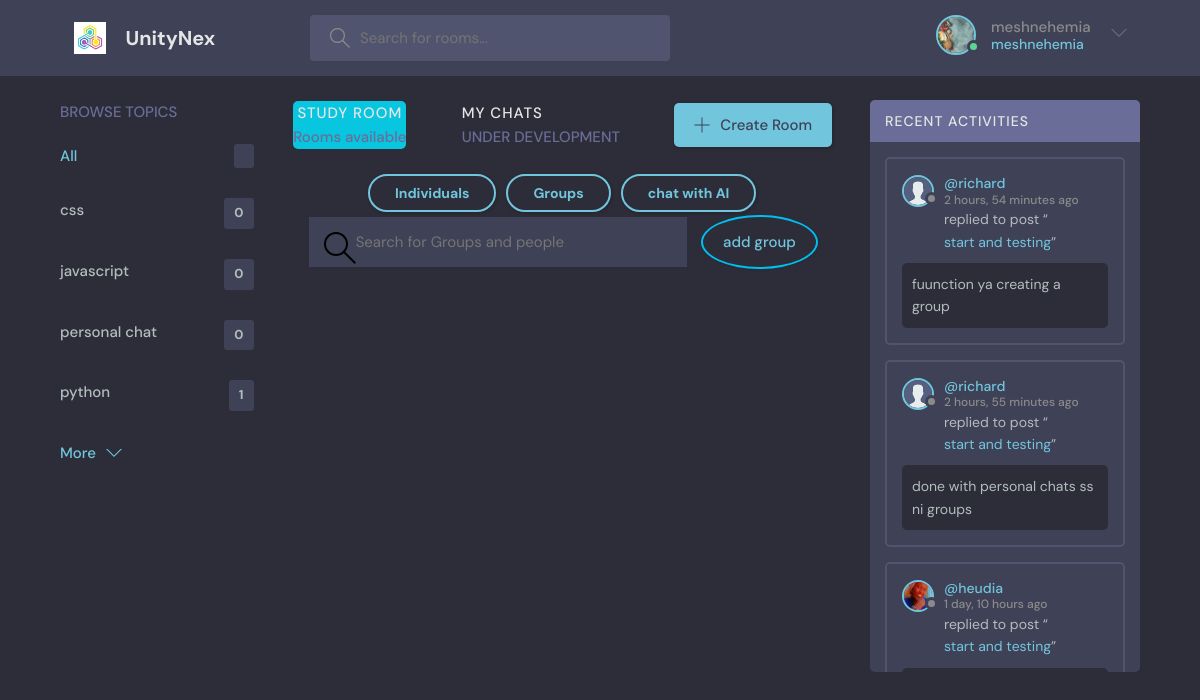
Page /mychats/individual/ (signed in) on the committed database.
### socialmedia/models.py (models this page shows, shortened)
class User(AbstractUser):
    name = models.CharField(max_length=200, null=True)
    email = models.EmailField(unique=True, null=True)
    bio = models.TextField(null=True)
    avator = models.ImageField(null=True, upload_to='profile/', default="profile/avatar.svg")
    USERNAME_FIELD = 'email'
    REQUIRED_FIELDS = []

class Topic(models.Model):
    name = models.CharField(max_length=200)

class Message(models.Model):
    user = models.ForeignKey(User, on_delete=models.CASCADE)
    room = models.ForeignKey(Room, on_delete=models.CASCADE)
    body = models.TextField()
    updated = models.DateTimeField(auto_now=True)
    created = models.DateTimeField(auto_now_add=True)
    class Meta:
        ordering = ['-updated', '-created']

class Room(models.Model):
    host = models.ForeignKey(User, on_delete=models.SET_NULL, null=True)
    topic = models.ForeignKey(Topic, on_delete=models.SET_NULL, null=True)
    name = models.CharField(max_length=200)
    description = models.TextField(null=True, blank=True)
    participants = models.ManyToManyField(User, related_name='participants', blank=True)
    updated = models.DateTimeField(auto_now=True)
    created = models.DateTimeField(auto_now_add=True)
    class Meta:
        ordering = ['-updated', '-created']

### socialmedia/views.py (the view, shortened to what this page needs)
# urls.py: path('mychats/<str:type>/', views.Mychats, name='mychats'),
@login_required(login_url='login')
@csrf_exempt
def Mychats(request, type):
    q = request.GET.get('q') if request.GET.get('q') != None else ''
    rooms = Room.objects.filter(
        Q(topic__name__icontains=q) |
        Q(name__icontains=q) |
        Q(description__icontains=q)
    )
    topics = Topic.objects.all()[0:5]
    room_count = rooms.count()
    room_messages = Message.objects.filter(Q(room__topic__name__icontains=q))
    if type == 'individual':
        mychats = PersonalChat.objects.filter(Q(sender=request.user) | Q(receiver=request.user)).distinct().order_by(
            '-time')
        mychat = [
            {
                'sendername': i.sender.username,
                'senderid': i.sender.id,
                'receiver': i.receiver.username,
                'receiverid': i.receiver.id,
                'sendericon': i.sender.avator.url,
                'message': i.message,
                'receivericon': i.sender.avator.url,
                'time': timesince(i.time)
            } for i in mychats
        ]
    context = {'rooms': rooms, 'mychats': mychat, 'topics': topics, 'group_participants': room_count,
               "room_messages": room_messages, 'type': type}
    return render(request, 'socialmedia/mychats.html', context)

### socialmedia/templates/socialmedia/mychats.html (shortened to what this page needs)
{% extends 'main.html' %}
{% load static %}
{% block content %}
    <main class="layout layout--3">
        <div class="container">
            {% include 'socialmedia/topics_component.html' %}
            <div class="roomList" style="position: relative">
                <div class="roomList__header">
                    <a href="{% url 'home' %}"
                       style="background-color: #08c6e0; border-radius: 5px; margin: 1px; text-align: center">
                        <h2>Study Room</h2>
                        <p>{{ room_count }} Rooms available</p>
                    </a>
                    <div>
                        <h2>My Chats</h2>
                        <p>UNDER DEVELOPMENT</p>
                    </div>
                    <a class="btn btn--main" href="{% url 'create-room' %}">
                        <svg version="1.1" xmlns="http://www.w3.org/2000/svg" width="32" height="32"
                             viewBox="0 0 32 32">
                            <title>add</title>
                            <path
                                    d="M16.943 0.943h-1.885v14.115h-14.115v1.885h14.115v14.115h1.885v-14.115h14.115v-1.885h-14.115v-14.115z"
                            ></path>
                        </svg>
                        Create Room
                    </a>
                </div>
                <div style="margin-bottom: 5px">
                    <div class="mobile-menuItems">
                        <a class="btn btn--main btn--pill" href="{% url 'mychats' 'individual' %}">Individuals</a>
                        <a class="btn btn--main btn--pill" href="{% url 'mychats' 'group' %}">Groups</a>
                        <a href="{% url 'chatbot' %}" class="btn btn--main btn--pill">chat with AI</a>
                    </div>
                </div>
                <div class="d-flex" style="display: flex; justify-content: space-evenly; margin-bottom: 2px">
                    <form class="header header1" method="POST" action="">
                        <label>
                        </label>
                        <div class="search-container ">
                            <input placeholder="Search for Groups and people" name="search" id="searchInput"
                                   autocomplete="off">
                        </div>
                    </form>
                    <a href="{% url 'creategroup' %}" class="btn rounded-1" style="outline:2px solid #00BFF0; border-radius: 50%">add group</a>
                </div>
                <div class="checking">
                </div>
            </div>
            {% include 'socialmedia/activity_component.html' %}
        </div>
    </main>
{% endblock content %}

### templates/navbar.html (shortened to what this page needs)
{% load static %}
<header class="header header--loggedIn">
    <div class="container">
        <a href="{% url 'home' %}" class="header__logo">
            <img src="{% static 'images/icons/logo.png' %}"/>
            <h1>UnityNex</h1>
        </a>
        <form class="header__search" action="{% url 'home' %}" method="get">
            <label>
                <input type="text" name="q" placeholder="Search for rooms..."/>
            </label>
        </form>
        <nav class="header__menu">
            {% if request.user.is_authenticated %}
                <div class="header__user">
                    <a href="{% url 'user-profile' request.user.id %}">
                        <div class="avatar avatar--medium active">
                            <img src="{{ request.user.avator.url }}"/>
                        </div>
                        <p>{{ request.user.username }} <span>{{ request.user.username }}</span></p>
                    </a>
                    <button class="dropdown-button">
                        <svg version="1.1" xmlns="http://www.w3.org/2000/svg" width="32" height="32"
                             viewBox="0 0 32 32">
                            <title>chevron-down</title>
                            <path d="M16 21l-13-13h-3l16 16 16-16h-3l-13 13z"></path>
                        </svg>
                    </button>
                </div>
            {% else %}
                <a href="{% url 'login' %}">
                    <img src="{% static 'images/profilesImages/avatar.svg' %}"/>
                    <p>Login</p>
                </a>
            {% endif %}
        </nav>
    </div>
</header>

### socialmedia/templates/socialmedia/topics_component.html
<div class="topics">
    <div class="topics__header">
        <h2>Browse Topics</h2>
    </div>
    <ul class="topics__list">
        <li>
            <a href="{% url 'home' %}" class="active">All <span>{{ topic.count }}</span></a>
        </li>
        {% for topic in topics %}
            <li>
                <a href="{% url 'home' %}?q={{ topic.name }}">{{ topic.name }}
                    <span>{{ topic.room_set.all.count }}</span></a>
            </li>
        {% endfor %}
    </ul>
    <a class="btn btn--link" href="{% url 'topics' %}">
        More
        <svg version="1.1" xmlns="http://www.w3.org/2000/svg" width="32" height="32" viewBox="0 0 32 32">
            <title>chevron-down</title>
            <path d="M16 21l-13-13h-3l16 16 16-16h-3l-13 13z"></path>
        </svg>
    </a>
</div>

### socialmedia/templates/socialmedia/activity_component.html (shortened to what this page needs)
<div class="activities">
    <div class="activities__header">
        <h2>Recent Activities</h2>
    </div>
<div class="checking">
    {% for message in room_messages %}
        <div class="activities__box">
            <div class="activities__boxHeader roomListRoom__header">
                <a href="{% url 'user-profile' message.user.id %}" class="roomListRoom__author">
                    <div class="avatar avatar--small">
                        <img src="{{ message.user.avator.url }}"/>
                    </div>
                    <p>
                        @{{ message.user.username }}
                        <span>{{ message.created|timesince }} ago</span>
                    </p>
                </a>
            </div>
            <div class="activities__boxContent">
                <p>replied to post “<a href="{% url 'room' message.room.id %}">{{ message.room.name }}</a>”</p>
                <div class="activities__boxRoomContent">
                    {{ message.body }}
                </div>
            </div>
        </div>
    {% endfor %}
</div>
</div>

### socialmedia/templates/socialmedia/mychats.html (style rules this page uses)
.header1 { height: 50px; width: 70%; display: flex; position: relative; overflow: hidden; }
.header1 input { width: 80%; height: 100%; position: absolute; top: 0; border: none; outline: none; background: transparent; }

### rows in the picture
User: user.avator (picture), user.username "meshnehemia"
Topic: name "css", room_set.all.count "0"
Topic: name "javascript", room_set.all.count "0"
Topic: name "personal chat", room_set.all.count "0"
Topic: name "python", room_set.all.count "1"
Message: user.avator (placeholder picture), user.username "richard", created "2 hours, 54 minutes", room.name "start and testing", body "fuunction ya creating a group"
Message: user.avator (placeholder picture), user.username "richard", created "2 hours, 55 minutes", room.name "start and testing", body "done with personal chats ss ni groups"
Message: user.avator (picture), user.username "heudia", created "1 day, 10 hours", room.name "start and testing"
